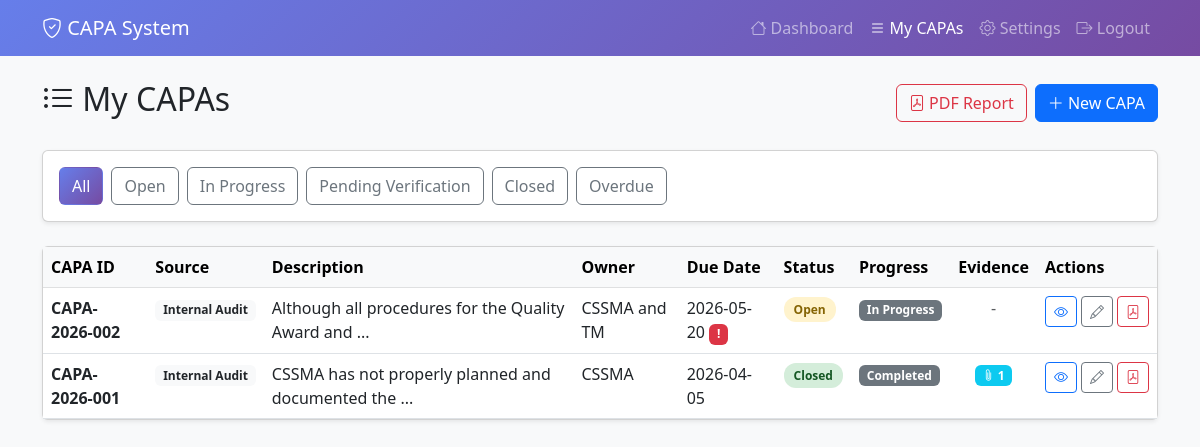
Screenshot of /capas (signed in) with the database file from the repository.
### models.py (models this page shows)
class CAPA(db.Model):
    id = db.Column(db.Integer, primary_key=True)
    capa_id = db.Column(db.String(20), unique=True, nullable=False)
    source = db.Column(db.String(50))
    description = db.Column(db.Text)
    root_cause = db.Column(db.Text)
    action_type = db.Column(db.String(20))
    owner = db.Column(db.String(100))
    due_date = db.Column(db.Date)
    action_taken = db.Column(db.Text)
    progress_status = db.Column(db.String(50), default='Not Started')
    status = db.Column(db.String(50), default='Open')
    date_opened = db.Column(db.DateTime, default=datetime.utcnow)
    date_closed = db.Column(db.DateTime)
    action_started_date = db.Column(db.Date)
    action_completed_date = db.Column(db.Date)
    effectiveness_check = db.Column(db.Text)
    feedback = db.Column(db.Text)
    verified_by = db.Column(db.String(100))
    verification_date = db.Column(db.Date)
    user_id = db.Column(db.Integer, db.ForeignKey('user.id'))
    evidence_files = db.relationship('EvidenceFile', backref='capa', lazy=True, cascade='all, delete-orphan')
    def is_overdue(self):
        if self.due_date and self.status not in ['Closed', 'Completed']:
            return self.due_date < datetime.utcnow().date()
        return False

### routes.py (the view)
@app.route('/capas')
@login_required
def capa_list():
    status_filter = request.args.get('status', 'all')
    if status_filter == 'all':
        capas = CAPA.query.filter_by(user_id=current_user.id).order_by(CAPA.date_opened.desc()).all()
    else:
        capas = CAPA.query.filter_by(user_id=current_user.id, status=status_filter).order_by(CAPA.date_opened.desc()).all()
    return render_template('capa_list.html', capas=capas, current_filter=status_filter)

### app.py (called while the page is built)
@login_manager.user_loader
def load_user(user_id):
    from models import User
    return User.query.get(int(user_id))

### templates/capa_list.html (shortened to what this page needs)
<!DOCTYPE html>
<html lang="en">
<head>
    <link href="https://cdn.jsdelivr.net/npm/bootstrap@5.3.0/dist/css/bootstrap.min.css" rel="stylesheet">
    <link rel="stylesheet" href="https://cdn.jsdelivr.net/npm/bootstrap-icons@1.10.0/font/bootstrap-icons.css">
</head>
<body class="bg-light">
    <nav class="navbar navbar-expand-lg navbar-dark" style="background: linear-gradient(135deg, #667eea 0%, #764ba2 100%);">
        <div class="container">
            <a class="navbar-brand" href="{{ url_for('index') }}"><i class="bi bi-shield-check"></i> CAPA System</a>
            <div class="navbar-nav ms-auto">
                <a class="nav-link" href="{{ url_for('index') }}"><i class="bi bi-house"></i> Dashboard</a>
                <a class="nav-link active" href="{{ url_for('capa_list') }}"><i class="bi bi-list"></i> My CAPAs</a>
                <a class="nav-link" href="{{ url_for('settings') }}"><i class="bi bi-gear"></i> Settings</a>
                <a class="nav-link" href="{{ url_for('logout') }}"><i class="bi bi-box-arrow-right"></i> Logout</a>
            </div>
        </div>
    </nav>
    <div class="container py-4">
        <div class="d-flex justify-content-between align-items-center mb-4">
            <h2><i class="bi bi-list-ul"></i> My CAPAs</h2>
            <div class="d-flex gap-2">
                <a href="{{ url_for('capas_list_pdf') }}" class="btn btn-outline-danger">
                    <i class="bi bi-file-pdf"></i> PDF Report
                </a>
                <a href="{{ url_for('capa_new') }}" class="btn btn-primary">
                    <i class="bi bi-plus-lg"></i> New CAPA
                </a>
            </div>
        </div>
        <div class="card mb-4 shadow-sm">
            <div class="card-body">
                <div class="d-flex gap-2 flex-wrap">
                    <a href="{{ url_for('capa_list', status='all') }}" class="btn btn-outline-secondary filter-btn {{ 'active' if current_filter == 'all' else '' }}">All</a>
                    <a href="{{ url_for('capa_list', status='Open') }}" class="btn btn-outline-secondary filter-btn {{ 'active' if current_filter == 'Open' else '' }}">Open</a>
                    <a href="{{ url_for('capa_list', status='In Progress') }}" class="btn btn-outline-secondary filter-btn {{ 'active' if current_filter == 'In Progress' else '' }}">In Progress</a>
                    <a href="{{ url_for('capa_list', status='Pending Verification') }}" class="btn btn-outline-secondary filter-btn {{ 'active' if current_filter == 'Pending Verification' else '' }}">Pending Verification</a>
                    <a href="{{ url_for('capa_list', status='Closed') }}" class="btn btn-outline-secondary filter-btn {{ 'active' if current_filter == 'Closed' else '' }}">Closed</a>
                    <a href="{{ url_for('capa_list', status='Overdue') }}" class="btn btn-outline-secondary filter-btn {{ 'active' if current_filter == 'Overdue' else '' }}">Overdue</a>
                </div>
            </div>
        </div>
        <div class="card shadow-sm">
            <div class="card-body p-0">
                {% if capas %}
                <div class="table-responsive">
                    <table class="table table-hover mb-0">
                        <thead class="table-light">
                            <tr>
                                <th>CAPA ID</th>
                                <th>Source</th>
                                <th>Description</th>
                                <th>Owner</th>
                                <th>Due Date</th>
                                <th>Status</th>
                                <th>Progress</th>
                                <th>Evidence</th>
                                <th>Actions</th>
                            </tr>
                        </thead>
                        <tbody>
                            {% for capa in capas %}
                            <tr class="capa-row">
                                <td><strong>{{ capa.capa_id }}</strong></td>
                                <td><span class="badge bg-light text-dark">{{ capa.source }}</span></td>
                                <td>
                                    {{ capa.description[:50] }}{% if capa.description|length > 50 %}...{% endif %}
                                </td>
                                <td>{{ capa.owner }}</td>
                                <td>
                                    {% if capa.due_date %}
                                        {{ capa.due_date.strftime('%Y-%m-%d') }}
                                        {% if capa.is_overdue() %}
                                            <span class="badge bg-danger">!</span>
                                        {% endif %}
                                    {% else %}
                                        <span class="text-muted">-</span>
                                    {% endif %}
                                </td>
                                <td>
                                    <span class="status-badge status-{{ capa.status|lower|replace(' ', '-') }}">
                                        {{ capa.status }}
                                    </span>
                                </td>
                                <td><span class="badge bg-secondary">{{ capa.progress_status }}</span></td>
                                <td class="text-center">
                                    {% set evidence_count = capa.evidence_files|length %}
                                    {% if evidence_count > 0 %}
                                        <span class="badge bg-info"><i class="bi bi-paperclip"></i> {{ evidence_count }}</span>
                                    {% else %}
                                        <span class="text-muted">-</span>
                                    {% endif %}
                                </td>
                                <td>
                                    <div class="d-flex gap-1">
                                        <a href="{{ url_for('capa_detail', id=capa.id) }}" class="btn btn-sm btn-outline-primary" title="View">
                                            <i class="bi bi-eye"></i>
                                        </a>
                                        <a href="{{ url_for('capa_edit', id=capa.id) }}" class="btn btn-sm btn-outline-secondary" title="Edit">
                                            <i class="bi bi-pencil"></i>
                                        </a>
                                        <a href="{{ url_for('capa_pdf', id=capa.id) }}" class="btn btn-sm btn-outline-danger" title="PDF">
                                            <i class="bi bi-file-pdf"></i>
                                        </a>
                                    </div>
                                </td>
                            </tr>
                            {% endfor %}
                        </tbody>
                    </table>
                </div>
                {% else %}
                <div class="text-center py-5">
                    <i class="bi bi-inbox display-1 text-muted"></i>
                    <p class="text-muted mt-3">No CAPAs found.</p>
                    <a href="{{ url_for('capa_new') }}" class="btn btn-primary">Create your first CAPA</a>
                </div>
                {% endif %}
            </div>
        </div>
    </div>
</body>
</html>

### templates/capa_list.html (style rules this page uses)
.status-badge { padding: 4px 10px; border-radius: 12px; font-size: 0.75rem; font-weight: 600; }
.status-open { background-color: #fff3cd; color: #856404; }
.status-closed { background-color: #d4edda; color: #155724; }
.filter-btn.active { background: linear-gradient(135deg, #667eea 0%, #764ba2 100%); color: white; border-color: transparent; }

### rows the page displays
CAPA: capa_id "CAPA-2026-002", source "Internal Audit", description "Although all procedures for the Quality Award and", owner "CSSMA and TM", due_date "2026-05-20", status "Open", progress_status "In Progress"
CAPA: capa_id "CAPA-2026-001", source "Internal Audit", description "CSSMA has not properly planned and documented the", owner "CSSMA", due_date "2026-04-05", status "Closed", progress_status "Completed", id "1"
